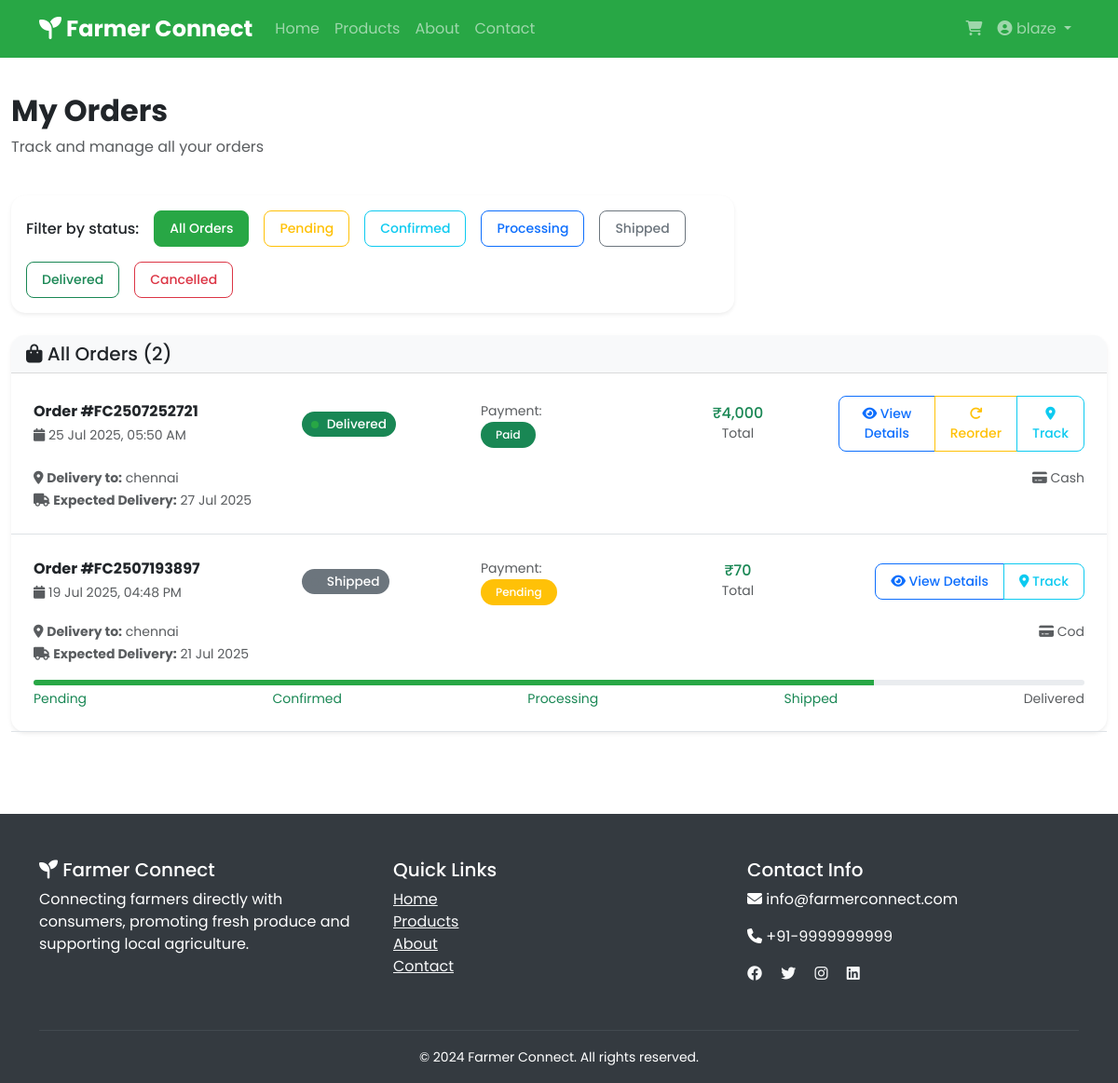
The page /consumer/orders (signed in) on the database its author committed.
### tables this page shows
CREATE TABLE orders (
            id INTEGER PRIMARY KEY AUTOINCREMENT,
            order_number VARCHAR(50) UNIQUE NOT NULL,
            consumer_id INTEGER NOT NULL,
            total_amount DECIMAL(10,2) NOT NULL,
            status VARCHAR(20) DEFAULT 'pending' CHECK(status IN ('pending', 'confirmed', 'processing', 'shipped', 'delivered', 'cancelled')),
            payment_status VARCHAR(20) DEFAULT 'pending' CHECK(payment_status IN ('pending', 'paid', 'failed', 'refunded')),
            payment_method VARCHAR(50),
            delivery_address TEXT NOT NULL,
            delivery_phone VARCHAR(15),
            delivery_type VARCHAR(20) DEFAULT 'delivery' CHECK(delivery_type IN ('delivery', 'pickup')),
            delivery_date DATE,
            notes TEXT,
            created_at TIMESTAMP DEFAULT CURRENT_TIMESTAMP,
            updated_at TIMESTAMP DEFAULT CURRENT_TIMESTAMP,
            FOREIGN KEY (consumer_id) REFERENCES users (id)
        );

### modules/consumer.py (the view)
@consumer_bp.route('/orders')
@require_login(['consumer'])
def orders():
    conn = get_db_connection()
    status = request.args.get('status', 'all')
    query = 'SELECT * FROM orders WHERE consumer_id = ?'
    params = [session['user_id']]
    if status != 'all':
        query += ' AND status = ?'
        params.append(status)
    query += ' ORDER BY created_at DESC'
    orders_list = conn.execute(query, params).fetchall()
    conn.close()
    return render_template('consumer/orders.html',
                         orders=orders_list,
                         current_status=status)

### templates/consumer/orders.html (shortened to what this page needs)
{% extends "base.html" %}
{% block content %}
<div class="container-fluid py-4">
    <div class="row mb-4">
        <div class="col">
            <h2 class="fw-bold">My Orders</h2>
            <p class="text-muted">Track and manage all your orders</p>
        </div>
    </div>
    <div class="row mb-4">
        <div class="col-md-8">
            <div class="card border-0 shadow-sm">
                <div class="card-body p-3">
                    <div class="d-flex flex-wrap align-items-center gap-3">
                        <span class="fw-medium">Filter by status:</span>
                        <a href="{{ url_for('consumer.orders', status='all') }}"
                           class="btn btn-sm {{ 'btn-primary' if current_status == 'all' else 'btn-outline-secondary' }}">
                            All Orders
                        </a>
                        <a href="{{ url_for('consumer.orders', status='pending') }}"
                           class="btn btn-sm {{ 'btn-warning' if current_status == 'pending' else 'btn-outline-warning' }}">
                            Pending
                        </a>
                        <a href="{{ url_for('consumer.orders', status='confirmed') }}"
                           class="btn btn-sm {{ 'btn-info' if current_status == 'confirmed' else 'btn-outline-info' }}">
                            Confirmed
                        </a>
                        <a href="{{ url_for('consumer.orders', status='processing') }}"
                           class="btn btn-sm {{ 'btn-primary' if current_status == 'processing' else 'btn-outline-primary' }}">
                            Processing
                        </a>
                        <a href="{{ url_for('consumer.orders', status='shipped') }}"
                           class="btn btn-sm {{ 'btn-secondary' if current_status == 'shipped' else 'btn-outline-secondary' }}">
                            Shipped
                        </a>
                        <a href="{{ url_for('consumer.orders', status='delivered') }}"
                           class="btn btn-sm {{ 'btn-success' if current_status == 'delivered' else 'btn-outline-success' }}">
                            Delivered
                        </a>
                        <a href="{{ url_for('consumer.orders', status='cancelled') }}"
                           class="btn btn-sm {{ 'btn-danger' if current_status == 'cancelled' else 'btn-outline-danger' }}">
                            Cancelled
                        </a>
                    </div>
                </div>
            </div>
        </div>
    </div>
    <div class="row">
        <div class="col-12">
            {% if orders %}
            <div class="card border-0 shadow-sm">
                <div class="card-header d-flex justify-content-between align-items-center">
                    <h5 class="mb-0">
                        <i class="fas fa-shopping-bag"></i>
                        {% if current_status == 'all' %}
                            All Orders ({{ orders|length }})
                        {% else %}
                            {{ current_status.title() }} Orders ({{ orders|length }})
                        {% endif %}
                    </h5>
                </div>
                <div class="card-body p-0">
                    {% for order in orders %}
                    <div class="border-bottom {{ 'border-0' if loop.last }}">
                        <div class="p-4">
                            <div class="row align-items-center">
                                <div class="col-md-3">
                                    <div>
                                        <h6 class="mb-1 fw-bold">Order #{{ order.order_number }}</h6>
                                        <small class="text-muted">
                                            <i class="fas fa-calendar"></i>
                                            {{ order.created_at|date_format('%d %b %Y, %I:%M %p') if order.created_at else 'N/A' }}
                                        </small>
                                    </div>
                                </div>
                                <div class="col-md-2">
                                    <span class="badge badge-lg bg-{{ 'success' if order.status == 'delivered' else
                                                                      'primary' if order.status == 'confirmed' else
                                                                      'info' if order.status == 'processing' else
                                                                      'secondary' if order.status == 'shipped' else
                                                                      'warning' if order.status == 'pending' else
                                                                      'danger' }}">
                                        <span class="status-indicator status-{{ order.status }}"></span>
                                        {{ order.status.title() }}
                                    </span>
                                </div>
                                <div class="col-md-2">
                                    <small class="text-muted">Payment:</small><br>
                                    <span class="badge bg-{{ 'success' if order.payment_status == 'paid' else
                                                            'warning' if order.payment_status == 'pending' else
                                                            'danger' if order.payment_status == 'failed' else
                                                            'info' }}">
                                        {{ order.payment_status.title() }}
                                    </span>
                                </div>
                                <div class="col-md-2">
                                    <div class="text-center">
                                        <h6 class="text-success mb-0">{{ order.total_amount|rupee }}</h6>
                                        <small class="text-muted">Total</small>
                                    </div>
                                </div>
                                <div class="col-md-3 text-end">
                                    <div class="btn-group">
                                        <a href="{{ url_for('consumer.order_detail', order_id=order.id) }}"
                                           class="btn btn-sm btn-outline-primary">
                                            <i class="fas fa-eye"></i> View Details
                                        </a>
                                        {% if order.status == 'delivered' %}
                                        <button class="btn btn-sm btn-outline-warning"
                                                onclick="reorderItems({{ order.id }})"
                                                title="Reorder these items">
                                            <i class="fas fa-redo"></i> Reorder
                                        </button>
                                        {% endif %}
                                        {% if order.status in ['shipped', 'delivered'] %}
                                        <a href="{{ url_for('consumer.track_order', order_id=order.id) }}"
                                           class="btn btn-sm btn-outline-info"
                                           title="Track this order">
                                            <i class="fas fa-map-marker-alt"></i> Track
                                        </a>
                                        {% endif %}
                                    </div>
                                </div>
                            </div>
                            <div class="row mt-3">
                                <div class="col-md-8">
                                    <small class="text-muted">
                                        <i class="fas fa-map-marker-alt"></i>
                                        <strong>Delivery to:</strong> {{ order.delivery_address[:50] }}{% if order.delivery_address|length > 50 %}...{% endif %}
                                    </small>
                                    {% if order.delivery_date %}
                                    <br>
                                    <small class="text-muted">
                                        <i class="fas fa-truck"></i>
                                        <strong>Expected Delivery:</strong> {{ order.delivery_date|date_format('%d %b %Y') }}
                                    </small>
                                    {% endif %}
                                </div>
                                <div class="col-md-4 text-end">
                                    {% if order.payment_method %}
                                    <small class="text-muted">
                                        <i class="fas fa-credit-card"></i>
                                        {{ order.payment_method.title() }}
                                    </small>
                                    {% endif %}
                                </div>
                            </div>
                            {% if order.status not in ['delivered', 'cancelled'] %}
                            <div class="row mt-3">
                                <div class="col-12">
                                    <div class="progress" style="height: 6px;">
                                        {% set progress = 20 if order.status == 'pending' else
                                                         40 if order.status == 'confirmed' else
                                                         60 if order.status == 'processing' else
                                                         80 if order.status == 'shipped' else
                                                         100 %}
                                        <div class="progress-bar bg-{{ 'success' if order.status == 'delivered' else 'primary' }}"
                                             role="progressbar"
                                             style="width: {{ progress }}%"
                                             aria-valuenow="{{ progress }}"
                                             aria-valuemin="0"
                                             aria-valuemax="100">
                                        </div>
                                    </div>
                                    <div class="d-flex justify-content-between mt-1">
                                        <small class="text-{{ 'success' if order.status in ['pending', 'confirmed', 'processing', 'shipped', 'delivered'] else 'muted' }}">
                                            Pending
                                        </small>
                                        <small class="text-{{ 'success' if order.status in ['confirmed', 'processing', 'shipped', 'delivered'] else 'muted' }}">
                                            Confirmed
                                        </small>
                                        <small class="text-{{ 'success' if order.status in ['processing', 'shipped', 'delivered'] else 'muted' }}">
                                            Processing
                                        </small>
                                        <small class="text-{{ 'success' if order.status in ['shipped', 'delivered'] else 'muted' }}">
                                            Shipped
                                        </small>
                                        <small class="text-{{ 'success' if order.status == 'delivered' else 'muted' }}">
                                            Delivered
                                        </small>
                                    </div>
                                </div>
                            </div>
                            {% endif %}
                        </div>
                    </div>
                    {% endfor %}
                </div>
            </div>
            {% endif %}
        </div>
    </div>
</div>
{% endblock %}

### rows shown on the page
orders: order_number "FC2507252721", created_at "25 Jul 2025, 05:50 AM", status "Delivered", payment_status "Paid", total_amount "₹4,000", delivery_address "chennai", delivery_date "27 Jul 2025", payment_method "Cash"
orders: order_number "FC2507193897", created_at "19 Jul 2025, 04:48 PM", status "Shipped", payment_status "Pending", total_amount "₹70", delivery_address "chennai", delivery_date "21 Jul 2025", payment_method "Cod"

### other values the page prints
{{ session.full_name }} "blaze"
{{ orders|length }} "2"
